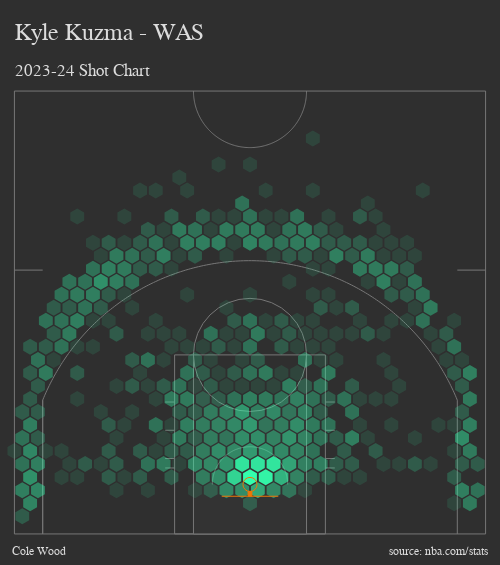

Notebook source saved alongside this figure:
### Code cell
stats.hex_shot_chart("Kyle Kuzma", "2023-24")
